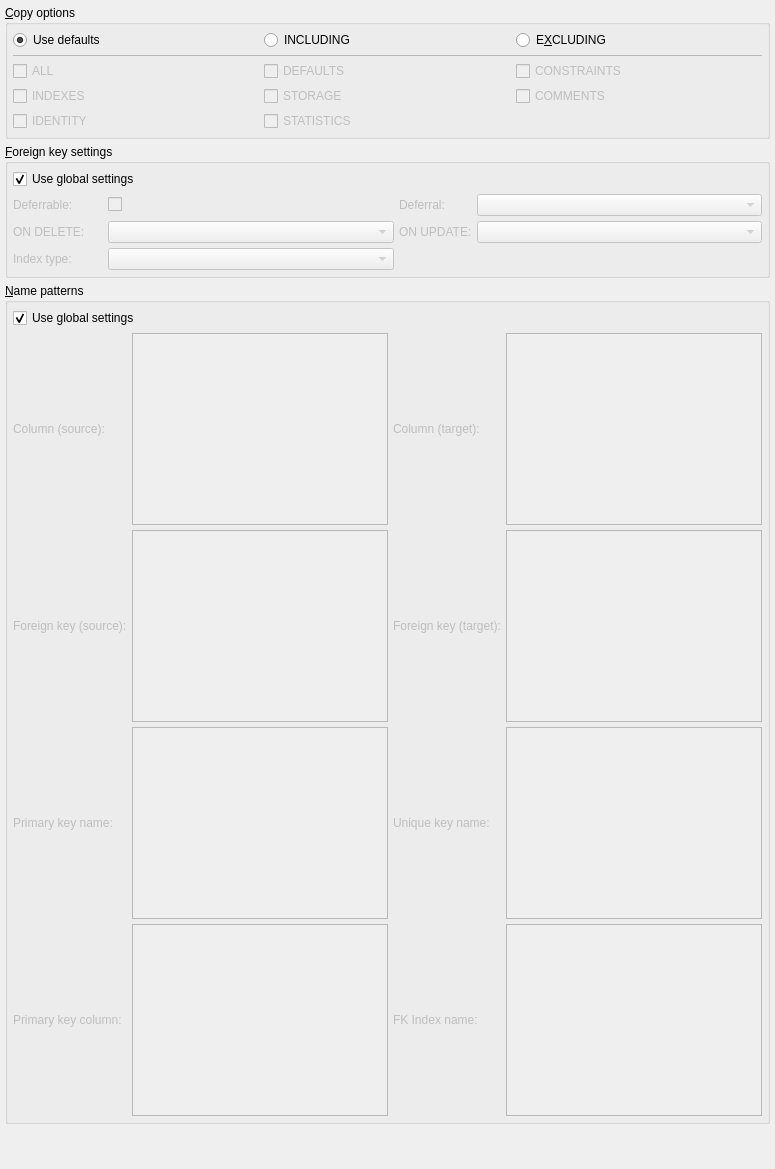
     <widget class="QWidget" name="tab_6">
      <attribute name="icon">
       <iconset resource="../../res/resources.qrc">
        <normaloff>:/icons/icons/config.png</normaloff>:/icons/icons/config.png</iconset>
      </attribute>
      <attribute name="title">
       <string>&amp;Settings</string>
      </attribute>
      <layout class="QGridLayout" name="gridLayout_2">
       <property name="leftMargin">
        <number>5</number>
       </property>
       <property name="topMargin">
        <number>5</number>
       </property>
       <property name="rightMargin">
        <number>5</number>
       </property>
       <property name="bottomMargin">
        <number>5</number>
       </property>
       <property name="spacing">
        <number>5</number>
       </property>
       <item row="2" column="0">
        <widget class="QGroupBox" name="name_patterns_grp">
         <property name="sizePolicy">
          <sizepolicy hsizetype="Preferred" vsizetype="Expanding">
           <horstretch>0</horstretch>
           <verstretch>0</verstretch>
          </sizepolicy>
         </property>
         <property name="font">
          <font>
           <italic>false</italic>
          </font>
         </property>
         <property name="focusPolicy">
          <enum>Qt::FocusPolicy::StrongFocus</enum>
         </property>
         <property name="title">
          <string>&amp;Name patterns</string>
         </property>
         <property name="checkable">
          <bool>false</bool>
         </property>
         <layout class="QVBoxLayout" name="verticalLayout">
          <property name="spacing">
           <number>5</number>
          </property>
          <property name="leftMargin">
           <number>5</number>
          </property>
          <property name="topMargin">
           <number>5</number>
          </property>
          <property name="rightMargin">
           <number>5</number>
          </property>
          <property name="bottomMargin">
           <number>5</number>
          </property>
          <item>
           <widget class="QCheckBox" name="patterns_gconf_chk">
            <property name="focusPolicy">
             <enum>Qt::FocusPolicy::WheelFocus</enum>
            </property>
            <property name="toolTip">
             <string>Use the values defined on settings dialogs for the fields below</string>
            </property>
            <property name="text">
             <string>Use global settings</string>
            </property>
            <property name="checked">
             <bool>true</bool>
            </property>
           </widget>
          </item>
          <item>
           <widget class="QWidget" name="patterns_wgt" native="true">
            <property name="enabled">
             <bool>false</bool>
            </property>
            <layout class="QGridLayout" name="gridLayout_6">
             <property name="leftMargin">
              <number>0</number>
             </property>
             <property name="topMargin">
              <number>0</number>
             </property>
             <property name="rightMargin">
              <number>0</number>
             </property>
             <property name="bottomMargin">
              <number>0</number>
             </property>
             <property name="spacing">
              <number>5</number>
             </property>
             <item row="0" column="0">
              <widget class="QLabel" name="src_col_pattern_lbl">
               <property name="toolTip">
                <string>Pattern for columns generated based upon reference table's pk (1-1 and 1-n) or based upon source table's pk (n-n).</string>
               </property>
               <property name="text">
                <string>Column (source):</string>
               </property>
              </widget>
             </item>
             <item row="0" column="2">
              <widget class="QLabel" name="dst_col_pattern_lbl">
               <property name="toolTip">
                <string>Pattern for columns generated based upon target table's pk (n-n).</string>
               </property>
               <property name="text">
                <string>Column (target):</string>
               </property>
              </widget>
             </item>
             <item row="1" column="0">
              <widget class="QLabel" name="src_fk_pattern_lbl">
               <property name="toolTip">
                <string>Pattern for foreign key generated based upon reference table's pk (1-1 and 1-n) or based upon source table's pk (n-n).</string>
               </property>
               <property name="text">
                <string>Foreign key (source):</string>
               </property>
              </widget>
             </item>
             <item row="1" column="2">
              <widget class="QLabel" name="dst_fk_pattern_lbl">
               <property name="toolTip">
                <string>Pattern for foreign key generated based upon target table's pk (n-n).</string>
               </property>
               <property name="text">
                <string>Foreign key (target):</string>
               </property>
              </widget>
             </item>
             <item row="2" column="0">
              <widget class="QLabel" name="pk_pattern_lbl">
               <property name="toolTip">
                <string>Pattern for primary key generated by identifier relationship.</string>
               </property>
               <property name="text">
                <string>Primary key name:</string>
               </property>
              </widget>
             </item>
             <item row="2" column="2">
              <widget class="QLabel" name="uq_pattern_lbl">
               <property name="toolTip">
                <string>Pattern for unique key generated by the relationship.</string>
               </property>
               <property name="text">
                <string>Unique key name:</string>
               </property>
              </widget>
             </item>
             <item row="3" column="0">
              <widget class="QLabel" name="pk_col_pattern_lbl">
               <property name="toolTip">
                <string>Pattern for primary key generated by identifier relationship.</string>
               </property>
               <property name="text">
                <string>Primary key column:</string>
               </property>
              </widget>
             </item>
             <item row="0" column="1">
              <widget class="QPlainTextEdit" name="src_col_pattern_txt">
               <property name="sizePolicy">
                <sizepolicy hsizetype="Expanding" vsizetype="Fixed">
                 <horstretch>0</horstretch>
                 <verstretch>0</verstretch>
                </sizepolicy>
               </property>
               <property name="minimumSize">
                <size>
                 <width>0</width>
                 <height>0</height>
                </size>
               </property>
               <property name="maximumSize">
                <size>
                 <width>16777215</width>
                 <height>16777215</height>
                </size>
               </property>
               <property name="focusPolicy">
                <enum>Qt::FocusPolicy::WheelFocus</enum>
               </property>
               <property name="verticalScrollBarPolicy">
                <enum>Qt::ScrollBarPolicy::ScrollBarAlwaysOff</enum>
               </property>
               <property name="horizontalScrollBarPolicy">
                <enum>Qt::ScrollBarPolicy::ScrollBarAlwaysOff</enum>
               </property>
               <property name="tabChangesFocus">
                <bool>true</bool>
               </property>
              </widget>
             </item>
             <item row="1" column="1">
              <widget class="QPlainTextEdit" name="src_fk_pattern_txt">
               <property name="sizePolicy">
                <sizepolicy hsizetype="Expanding" vsizetype="Fixed">
                 <horstretch>0</horstretch>
                 <verstretch>0</verstretch>
                </sizepolicy>
               </property>
               <property name="minimumSize">
                <size>
                 <width>0</width>
                 <height>0</height>
                </size>
               </property>
               <property name="maximumSize">
                <size>
                 <width>16777215</width>
                 <height>16777215</height>
                </size>
               </property>
               <property name="focusPolicy">
                <enum>Qt::FocusPolicy::WheelFocus</enum>
               </property>
               <property name="verticalScrollBarPolicy">
                <enum>Qt::ScrollBarPolicy::ScrollBarAlwaysOff</enum>
               </property>
               <property name="horizontalScrollBarPolicy">
                <enum>Qt::ScrollBarPolicy::ScrollBarAlwaysOff</enum>
               </property>
               <property name="tabChangesFocus">
                <bool>true</bool>
               </property>
              </widget>
             </item>
             <item row="2" column="1">
              <widget class="QPlainTextEdit" name="pk_pattern_txt">
               <property name="sizePolicy">
                <sizepolicy hsizetype="Expanding" vsizetype="Fixed">
                 <horstretch>0</horstretch>
                 <verstretch>0</verstretch>
                </sizepolicy>
               </property>
               <property name="minimumSize">
                <size>
                 <width>0</width>
                 <height>0</height>
                </size>
               </property>
               <property name="maximumSize">
                <size>
                 <width>16777215</width>
                 <height>16777215</height>
                </size>
               </property>
               <property name="focusPolicy">
                <enum>Qt::FocusPolicy::WheelFocus</enum>
               </property>
               <property name="verticalScrollBarPolicy">
                <enum>Qt::ScrollBarPolicy::ScrollBarAlwaysOff</enum>
               </property>
               <property name="horizontalScrollBarPolicy">
                <enum>Qt::ScrollBarPolicy::ScrollBarAlwaysOff</enum>
               </property>
               <property name="tabChangesFocus">
                <bool>true</bool>
               </property>
              </widget>
             </item>
             <item row="3" column="1">
              <widget class="QPlainTextEdit" name="pk_col_pattern_txt">
               <property name="sizePolicy">
                <sizepolicy hsizetype="Expanding" vsizetype="Fixed">
                 <horstretch>0</horstretch>
                 <verstretch>0</verstretch>
                </sizepolicy>
               </property>
               <property name="minimumSize">
                <size>
                 <width>0</width>
                 <height>0</height>
                </size>
               </property>
               <property name="maximumSize">
                <size>
                 <width>16777215</width>
                 <height>16777215</height>
                </size>
               </property>
               <property name="focusPolicy">
                <enum>Qt::FocusPolicy::WheelFocus</enum>
               </property>
               <property name="verticalScrollBarPolicy">
                <enum>Qt::ScrollBarPolicy::ScrollBarAlwaysOff</enum>
               </property>
               <property name="horizontalScrollBarPolicy">
                <enum>Qt::ScrollBarPolicy::ScrollBarAlwaysOff</enum>
               </property>
               <property name="tabChangesFocus">
                <bool>true</bool>
               </property>
              </widget>
             </item>
             <item row="0" column="3">
              <widget class="QPlainTextEdit" name="dst_col_pattern_txt">
               <property name="sizePolicy">
                <sizepolicy hsizetype="Expanding" vsizetype="Fixed">
                 <horstretch>0</horstretch>
                 <verstretch>0</verstretch>
                </sizepolicy>
               </property>
               <property name="minimumSize">
                <size>
                 <width>0</width>
                 <height>0</height>
                </size>
               </property>
               <property name="maximumSize">
                <size>
                 <width>16777215</width>
                 <height>16777215</height>
                </size>
               </property>
               <property name="focusPolicy">
                <enum>Qt::FocusPolicy::WheelFocus</enum>
               </property>
               <property name="verticalScrollBarPolicy">
                <enum>Qt::ScrollBarPolicy::ScrollBarAlwaysOff</enum>
               </property>
               <property name="horizontalScrollBarPolicy">
                <enum>Qt::ScrollBarPolicy::ScrollBarAlwaysOff</enum>
               </property>
               <property name="tabChangesFocus">
                <bool>true</bool>
               </property>
              </widget>
             </item>
             <item row="1" column="3">
              <widget class="QPlainTextEdit" name="dst_fk_pattern_txt">
               <property name="sizePolicy">
                <sizepolicy hsizetype="Expanding" vsizetype="Fixed">
                 <horstretch>0</horstretch>
                 <verstretch>0</verstretch>
                </sizepolicy>
               </property>
               <property name="minimumSize">
                <size>
                 <width>0</width>
                 <height>0</height>
                </size>
               </property>
               <property name="maximumSize">
                <size>
                 <width>16777215</width>
                 <height>16777215</height>
                </size>
               </property>
               <property name="focusPolicy">
                <enum>Qt::FocusPolicy::WheelFocus</enum>
               </property>
               <property name="verticalScrollBarPolicy">
                <enum>Qt::ScrollBarPolicy::ScrollBarAlwaysOff</enum>
               </property>
               <property name="horizontalScrollBarPolicy">
                <enum>Qt::ScrollBarPolicy::ScrollBarAlwaysOff</enum>
               </property>
               <property name="tabChangesFocus">
                <bool>true</bool>
               </property>
              </widget>
             </item>
             <item row="2" column="3">
              <widget class="QPlainTextEdit" name="uq_pattern_txt">
               <property name="sizePolicy">
                <sizepolicy hsizetype="Expanding" vsizetype="Fixed">
                 <horstretch>0</horstretch>
                 <verstretch>0</verstretch>
                </sizepolicy>
               </property>
               <property name="minimumSize">
                <size>
                 <width>0</width>
                 <height>0</height>
                </size>
               </property>
               <property name="maximumSize">
                <size>
                 <width>16777215</width>
                 <height>16777215</height>
                </size>
               </property>
               <property name="focusPolicy">
                <enum>Qt::FocusPolicy::WheelFocus</enum>
               </property>
               <property name="verticalScrollBarPolicy">
                <enum>Qt::ScrollBarPolicy::ScrollBarAlwaysOff</enum>
               </property>
               <property name="horizontalScrollBarPolicy">
                <enum>Qt::ScrollBarPolicy::ScrollBarAlwaysOff</enum>
               </property>
               <property name="tabChangesFocus">
                <bool>true</bool>
               </property>
              </widget>
             </item>
             <item row="3" column="3">
              <widget class="QPlainTextEdit" name="fk_idx_pattern_txt">
               <property name="sizePolicy">
                <sizepolicy hsizetype="Expanding" vsizetype="Fixed">
                 <horstretch>0</horstretch>
                 <verstretch>0</verstretch>
                </sizepolicy>
               </property>
               <property name="minimumSize">
                <size>
                 <width>0</width>
                 <height>0</height>
                </size>
               </property>
               <property name="maximumSize">
                <size>
                 <width>16777215</width>
                 <height>16777215</height>
                </size>
               </property>
               <property name="focusPolicy">
                <enum>Qt::FocusPolicy::WheelFocus</enum>
               </property>
               <property name="verticalScrollBarPolicy">
                <enum>Qt::ScrollBarPolicy::ScrollBarAlwaysOff</enum>
               </property>
               <property name="horizontalScrollBarPolicy">
                <enum>Qt::ScrollBarPolicy::ScrollBarAlwaysOff</enum>
               </property>
               <property name="tabChangesFocus">
                <bool>true</bool>
               </property>
              </widget>
             </item>
             <item row="3" column="2">
              <widget class="QLabel" name="fk_idx_pattern_lbl">
               <property name="toolTip">
                <string>Pattern for primary key generated by identifier relationship.</string>
               </property>
               <property name="text">
                <string>FK Index name:</string>
               </property>
              </widget>
             </item>
            </layout>
           </widget>
          </item>
         </layout>
        </widget>
       </item>
       <item row="1" column="0">
        <widget class="QGroupBox" name="foreign_key_gb">
         <property name="sizePolicy">
          <sizepolicy hsizetype="Expanding" vsizetype="Fixed">
           <horstretch>0</horstretch>
           <verstretch>0</verstretch>
          </sizepolicy>
         </property>
         <property name="focusPolicy">
          <enum>Qt::FocusPolicy::StrongFocus</enum>
         </property>
         <property name="title">
          <string>&amp;Foreign key settings</string>
         </property>
         <property name="checkable">
          <bool>false</bool>
         </property>
         <property name="checked">
          <bool>false</bool>
         </property>
         <layout class="QVBoxLayout" name="verticalLayout_2">
          <property name="spacing">
           <number>5</number>
          </property>
          <property name="leftMargin">
           <number>5</number>
          </property>
          <property name="topMargin">
           <number>5</number>
          </property>
          <property name="rightMargin">
           <number>5</number>
          </property>
          <property name="bottomMargin">
           <number>5</number>
          </property>
          <item>
           <widget class="QCheckBox" name="fk_gconf_chk">
            <property name="enabled">
             <bool>true</bool>
            </property>
            <property name="focusPolicy">
             <enum>Qt::FocusPolicy::WheelFocus</enum>
            </property>
            <property name="toolTip">
             <string>Use the values defined on settings dialogs for the fields below</string>
            </property>
            <property name="text">
             <string>Use global settings</string>
            </property>
            <property name="checked">
             <bool>true</bool>
            </property>
           </widget>
          </item>
          <item>
           <widget class="QWidget" name="fk_wgt" native="true">
            <property name="enabled">
             <bool>false</bool>
            </property>
            <property name="minimumSize">
             <size>
              <width>0</width>
              <height>20</height>
             </size>
            </property>
            <layout class="QGridLayout" name="gridLayout_5">
             <property name="leftMargin">
              <number>0</number>
             </property>
             <property name="topMargin">
              <number>0</number>
             </property>
             <property name="rightMargin">
              <number>0</number>
             </property>
             <property name="bottomMargin">
              <number>0</number>
             </property>
             <property name="spacing">
              <number>5</number>
             </property>
             <item row="0" column="1">
              <widget class="QCheckBox" name="deferrable_chk">
               <property name="sizePolicy">
                <sizepolicy hsizetype="Expanding" vsizetype="Fixed">
                 <horstretch>0</horstretch>
                 <verstretch>0</verstretch>
                </sizepolicy>
               </property>
               <property name="minimumSize">
                <size>
                 <width>0</width>
                 <height>0</height>
                </size>
               </property>
               <property name="maximumSize">
                <size>
                 <width>16777215</width>
                 <height>16777215</height>
                </size>
               </property>
               <property name="focusPolicy">
                <enum>Qt::FocusPolicy::WheelFocus</enum>
               </property>
               <property name="text">
                <string/>
               </property>
              </widget>
             </item>
             <item row="1" column="0">
              <widget class="QLabel" name="on_delete_lbl">
               <property name="text">
                <string>ON DELETE:</string>
               </property>
              </widget>
             </item>
             <item row="1" column="1">
              <widget class="QComboBox" name="del_action_cmb">
               <property name="focusPolicy">
                <enum>Qt::FocusPolicy::WheelFocus</enum>
               </property>
               <property name="iconSize">
                <size>
                 <width>28</width>
                 <height>28</height>
                </size>
               </property>
              </widget>
             </item>
             <item row="1" column="3">
              <widget class="QComboBox" name="upd_action_cmb">
               <property name="focusPolicy">
                <enum>Qt::FocusPolicy::WheelFocus</enum>
               </property>
               <property name="iconSize">
                <size>
                 <width>28</width>
                 <height>28</height>
                </size>
               </property>
              </widget>
             </item>
             <item row="0" column="0">
              <widget class="QLabel" name="deferrable_lbl">
               <property name="sizePolicy">
                <sizepolicy hsizetype="Preferred" vsizetype="Fixed">
                 <horstretch>0</horstretch>
                 <verstretch>0</verstretch>
                </sizepolicy>
               </property>
               <property name="minimumSize">
                <size>
                 <width>90</width>
                 <height>0</height>
                </size>
               </property>
               <property name="maximumSize">
                <size>
                 <width>90</width>
                 <height>16777215</height>
                </size>
               </property>
               <property name="text">
                <string>Deferrable:</string>
               </property>
              </widget>
             </item>
             <item row="0" column="2">
              <widget class="QLabel" name="deferral_lbl">
               <property name="enabled">
                <bool>false</bool>
               </property>
               <property name="sizePolicy">
                <sizepolicy hsizetype="Preferred" vsizetype="Fixed">
                 <horstretch>0</horstretch>
                 <verstretch>0</verstretch>
                </sizepolicy>
               </property>
               <property name="minimumSize">
                <size>
                 <width>0</width>
                 <height>0</height>
                </size>
               </property>
               <property name="maximumSize">
                <size>
                 <width>16777215</width>
                 <height>16777215</height>
                </size>
               </property>
               <property name="text">
                <string>Deferral:</string>
               </property>
              </widget>
             </item>
             <item row="1" column="2">
              <widget class="QLabel" name="on_update_lbl">
               <property name="text">
                <string>ON UPDATE:</string>
               </property>
              </widget>
             </item>
             <item row="0" column="3">
              <widget class="QComboBox" name="deferral_cmb">
               <property name="enabled">
                <bool>false</bool>
               </property>
               <property name="sizePolicy">
                <sizepolicy hsizetype="Expanding" vsizetype="Fixed">
                 <horstretch>0</horstretch>
                 <verstretch>0</verstretch>
                </sizepolicy>
               </property>
               <property name="minimumSize">
                <size>
                 <width>0</width>
                 <height>0</height>
                </size>
               </property>
               <property name="maximumSize">
                <size>
                 <width>16777215</width>
                 <height>16777215</height>
                </size>
               </property>
               <property name="focusPolicy">
                <enum>Qt::FocusPolicy::WheelFocus</enum>
               </property>
               <property name="sizeAdjustPolicy">
                <enum>QComboBox::SizeAdjustPolicy::AdjustToContents</enum>
               </property>
               <property name="iconSize">
                <size>
                 <width>28</width>
                 <height>28</height>
                </size>
               </property>
              </widget>
             </item>
             <item row="2" column="0">
              <widget class="QLabel" name="index_type_lbl">
               <property name="sizePolicy">
                <sizepolicy hsizetype="Preferred" vsizetype="Fixed">
                 <horstretch>0</horstretch>
                 <verstretch>0</verstretch>
                </sizepolicy>
               </property>
               <property name="minimumSize">
                <size>
                 <width>90</width>
                 <height>0</height>
                </size>
               </property>
               <property name="maximumSize">
                <size>
                 <width>90</width>
                 <height>16777215</height>
                </size>
               </property>
               <property name="text">
                <string>Index type:</string>
               </property>
              </widget>
             </item>
             <item row="2" column="1">
              <widget class="QComboBox" name="index_type_cmb"/>
             </item>
            </layout>
           </widget>
          </item>
         </layout>
        </widget>
       </item>
       <item row="0" column="0">
        <widget class="QGroupBox" name="copy_options_grp">
         <property name="sizePolicy">
          <sizepolicy hsizetype="Preferred" vsizetype="Fixed">
           <horstretch>0</horstretch>
           <verstretch>0</verstretch>
          </sizepolicy>
         </property>
         <property name="focusPolicy">
          <enum>Qt::FocusPolicy::StrongFocus</enum>
         </property>
         <property name="title">
          <string>&amp;Copy options</string>
         </property>
         <layout class="QGridLayout" name="gridLayout_4">
          <property name="leftMargin">
           <number>5</number>
          </property>
          <property name="topMargin">
           <number>5</number>
          </property>
          <property name="rightMargin">
           <number>5</number>
          </property>
          <property name="bottomMargin">
           <number>5</number>
          </property>
          <property name="spacing">
           <number>5</number>
          </property>
          <item row="3" column="0">
           <widget class="QCheckBox" name="indexes_chk">
            <property name="enabled">
             <bool>false</bool>
            </property>
            <property name="focusPolicy">
             <enum>Qt::FocusPolicy::WheelFocus</enum>
            </property>
            <property name="text">
             <string>INDEXES</string>
            </property>
           </widget>
          </item>
          <item row="3" column="2">
           <widget class="QCheckBox" name="comments_chk">
            <property name="enabled">
             <bool>false</bool>
            </property>
            <property name="focusPolicy">
             <enum>Qt::FocusPolicy::WheelFocus</enum>
            </property>
            <property name="text">
             <string>COMMENTS</string>
            </property>
           </widget>
          </item>
          <item row="0" column="1">
           <widget class="QRadioButton" name="including_rb">
            <property name="focusPolicy">
             <enum>Qt::FocusPolicy::WheelFocus</enum>
            </property>
            <property name="text">
             <string>INCLUDING</string>
            </property>
           </widget>
          </item>
          <item row="2" column="1">
           <widget class="QCheckBox" name="defaults_chk">
            <property name="enabled">
             <bool>false</bool>
            </property>
            <property name="focusPolicy">
             <enum>Qt::FocusPolicy::WheelFocus</enum>
            </property>
            <property name="text">
             <string>DEFAULTS</string>
            </property>
           </widget>
          </item>
          <item row="0" column="2">
           <widget class="QRadioButton" name="excluding_rb">
            <property name="sizePolicy">
             <sizepolicy hsizetype="Minimum" vsizetype="Fixed">
              <horstretch>0</horstretch>
              <verstretch>0</verstretch>
             </sizepolicy>
            </property>
            <property name="focusPolicy">
             <enum>Qt::FocusPolicy::WheelFocus</enum>
            </property>
            <property name="text">
             <string>E&amp;XCLUDING</string>
            </property>
           </widget>
          </item>
          <item row="2" column="2">
           <widget class="QCheckBox" name="constraints_chk">
            <property name="enabled">
             <bool>false</bool>
            </property>
            <property name="focusPolicy">
             <enum>Qt::FocusPolicy::WheelFocus</enum>
            </property>
            <property name="text">
             <string>CONSTRAINTS</string>
            </property>
           </widget>
          </item>
          <item row="0" column="0">
           <widget class="QRadioButton" name="defaults_rb">
            <property name="sizePolicy">
             <sizepolicy hsizetype="Minimum" vsizetype="Fixed">
              <horstretch>0</horstretch>
              <verstretch>0</verstretch>
             </sizepolicy>
            </property>
            <property name="focusPolicy">
             <enum>Qt::FocusPolicy::WheelFocus</enum>
            </property>
            <property name="text">
             <string>Use defaults</string>
            </property>
            <property name="checked">
             <bool>true</bool>
            </property>
           </widget>
          </item>
          <item row="2" column="0">
           <widget class="QCheckBox" name="all_chk">
            <property name="enabled">
             <bool>false</bool>
            </property>
            <property name="focusPolicy">
             <enum>Qt::FocusPolicy::WheelFocus</enum>
            </property>
            <property name="text">
             <string>ALL</string>
            </property>
           </widget>
          </item>
          <item row="3" column="1">
           <widget class="QCheckBox" name="storage_chk">
            <property name="enabled">
             <bool>false</bool>
            </property>
            <property name="focusPolicy">
             <enum>Qt::FocusPolicy::WheelFocus</enum>
            </property>
            <property name="text">
             <string>STORAGE</string>
            </property>
           </widget>
          </item>
          <item row="1" column="0" colspan="3">
           <widget class="QFrame" name="frame">
            <property name="minimumSize">
             <size>
              <width>0</width>
              <height>1</height>
             </size>
            </property>
            <property name="maximumSize">
             <size>
              <width>16777215</width>
              <height>1</height>
             </size>
            </property>
            <property name="frameShape">
             <enum>QFrame::Shape::StyledPanel</enum>
            </property>
            <property name="frameShadow">
             <enum>QFrame::Shadow::Sunken</enum>
            </property>
           </widget>
          </item>
          <item row="4" column="1">
           <widget class="QCheckBox" name="statistics_chk">
            <property name="enabled">
             <bool>false</bool>
            </property>
            <property name="focusPolicy">
             <enum>Qt::FocusPolicy::WheelFocus</enum>
            </property>
            <property name="text">
             <string>STATISTICS</string>
            </property>
           </widget>
          </item>
          <item row="4" column="0">
           <widget class="QCheckBox" name="identity_chk">
            <property name="enabled">
             <bool>false</bool>
            </property>
            <property name="focusPolicy">
             <enum>Qt::FocusPolicy::WheelFocus</enum>
            </property>
            <property name="text">
             <string>IDENTITY</string>
            </property>
           </widget>
          </item>
         </layout>
        </widget>
       </item>
       <item row="3" column="0">
        <spacer name="verticalSpacer_2">
         <property name="orientation">
          <enum>Qt::Orientation::Vertical</enum>
         </property>
         <property name="sizeHint" stdset="0">
          <size>
           <width>20</width>
           <height>40</height>
          </size>
         </property>
        </spacer>
       </item>
      </layout>
     </widget>
